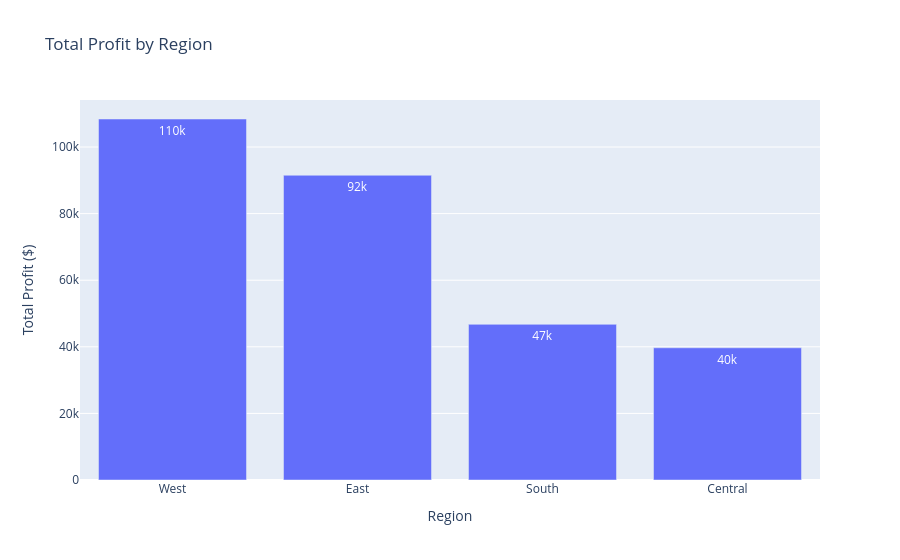

The code cell stored with this chart in its notebook:
### Code cell
fig = px.bar(
    profit_region,
    x="Region",
    y="Profit",
    title="Total Profit by Region",
    labels={
        "Region": "Region",
        "Profit": "Total Profit ($)"
    },
    text_auto=".2s"
)

fig.show()

### Figure 1 — Plotly figure (JSON) as saved in the notebook; plotly's stock layout.template omitted (floating-point values rounded to 4 significant figures)
{"data": [{"hovertemplate": "Region=%{x}<br>Total Profit ($)=%{y}<extra></extra>", "legendgroup": "", "marker": {"color": "#636efa", "pattern": {"shape": ""}}, "name": "", "orientation": "v", "showlegend": false, "textposition": "auto", "texttemplate": "%{y:.2s}", "type": "bar", "x": ["West", "East", "South", "Central"], "xaxis": "x", "y": [108400.0, 91520.0, 46750.0, 39710.0], "yaxis": "y"}], "layout": {"barmode": "relative", "legend": {"tracegroupgap": 0}, "title": {"text": "Total Profit by Region"}, "xaxis": {"anchor": "y", "domain": [0, 1], "title": {"text": "Region"}}, "yaxis": {"anchor": "x", "domain": [0, 1], "title": {"text": "Total Profit ($)"}}}}
